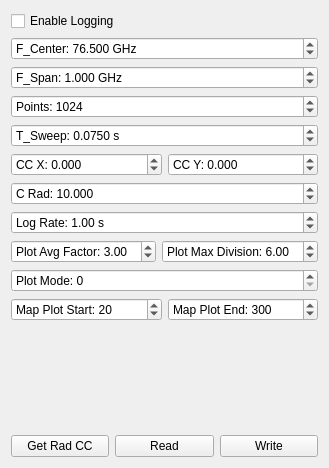
       <widget class="QWidget" name="tab_11">
        <attribute name="icon">
         <iconset resource="resources.qrc">
          <normaloff>:/models/Icons/Radar-96.png</normaloff>:/models/Icons/Radar-96.png</iconset>
        </attribute>
        <attribute name="title">
         <string/>
        </attribute>
        <attribute name="toolTip">
         <string>Radar</string>
        </attribute>
        <layout class="QVBoxLayout" name="verticalLayout_10">
         <item>
          <widget class="QCheckBox" name="radarLogEnBox">
           <property name="text">
            <string>Enable Logging</string>
           </property>
          </widget>
         </item>
         <item>
          <widget class="QDoubleSpinBox" name="radarFCenterBox">
           <property name="prefix">
            <string>F_Center: </string>
           </property>
           <property name="suffix">
            <string> GHz</string>
           </property>
           <property name="decimals">
            <number>3</number>
           </property>
           <property name="singleStep">
            <double>0.010000000000000</double>
           </property>
           <property name="value">
            <double>76.500000000000000</double>
           </property>
          </widget>
         </item>
         <item>
          <widget class="QDoubleSpinBox" name="radarFSpanBox">
           <property name="prefix">
            <string>F_Span: </string>
           </property>
           <property name="suffix">
            <string> GHz</string>
           </property>
           <property name="decimals">
            <number>3</number>
           </property>
           <property name="singleStep">
            <double>0.010000000000000</double>
           </property>
           <property name="value">
            <double>1.000000000000000</double>
           </property>
          </widget>
         </item>
         <item>
          <widget class="QSpinBox" name="radarPointsBox">
           <property name="prefix">
            <string>Points: </string>
           </property>
           <property name="maximum">
            <number>1536</number>
           </property>
           <property name="value">
            <number>1024</number>
           </property>
          </widget>
         </item>
         <item>
          <widget class="QDoubleSpinBox" name="radarTSweepBox">
           <property name="prefix">
            <string>T_Sweep: </string>
           </property>
           <property name="suffix">
            <string> s</string>
           </property>
           <property name="decimals">
            <number>4</number>
           </property>
           <property name="singleStep">
            <double>0.001000000000000</double>
           </property>
           <property name="value">
            <double>0.075000000000000</double>
           </property>
          </widget>
         </item>
         <item>
          <layout class="QHBoxLayout" name="horizontalLayout_3">
           <item>
            <widget class="QDoubleSpinBox" name="radarCcXBox">
             <property name="prefix">
              <string>CC X: </string>
             </property>
             <property name="decimals">
              <number>3</number>
             </property>
             <property name="minimum">
              <double>-999.000000000000000</double>
             </property>
             <property name="maximum">
              <double>999.000000000000000</double>
             </property>
            </widget>
           </item>
           <item>
            <widget class="QDoubleSpinBox" name="radarCcYBox">
             <property name="prefix">
              <string>CC Y: </string>
             </property>
             <property name="decimals">
              <number>3</number>
             </property>
             <property name="minimum">
              <double>-999.000000000000000</double>
             </property>
             <property name="maximum">
              <double>999.000000000000000</double>
             </property>
            </widget>
           </item>
          </layout>
         </item>
         <item>
          <widget class="QDoubleSpinBox" name="radarCRadBox">
           <property name="prefix">
            <string>C Rad: </string>
           </property>
           <property name="decimals">
            <number>3</number>
           </property>
           <property name="minimum">
            <double>-999.000000000000000</double>
           </property>
           <property name="maximum">
            <double>999.000000000000000</double>
           </property>
           <property name="value">
            <double>10.000000000000000</double>
           </property>
          </widget>
         </item>
         <item>
          <widget class="QDoubleSpinBox" name="radarLogRateBox">
           <property name="prefix">
            <string>Log Rate: </string>
           </property>
           <property name="suffix">
            <string> s</string>
           </property>
           <property name="singleStep">
            <double>0.100000000000000</double>
           </property>
           <property name="value">
            <double>1.000000000000000</double>
           </property>
          </widget>
         </item>
         <item>
          <layout class="QHBoxLayout" name="horizontalLayout_4">
           <item>
            <widget class="QDoubleSpinBox" name="radarMapPlotAvgFactorBox">
             <property name="prefix">
              <string>Plot Avg Factor: </string>
             </property>
             <property name="value">
              <double>3.000000000000000</double>
             </property>
            </widget>
           </item>
           <item>
            <widget class="QDoubleSpinBox" name="radarMapPlotMaxDivBox">
             <property name="prefix">
              <string>Plot Max Division: </string>
             </property>
             <property name="value">
              <double>6.000000000000000</double>
             </property>
            </widget>
           </item>
          </layout>
         </item>
         <item>
          <widget class="QSpinBox" name="radarPlotModeBox">
           <property name="prefix">
            <string>Plot Mode: </string>
           </property>
          </widget>
         </item>
         <item>
          <layout class="QHBoxLayout" name="horizontalLayout_6">
           <item>
            <widget class="QSpinBox" name="radarMapPlotStartBox">
             <property name="prefix">
              <string>Map Plot Start: </string>
             </property>
             <property name="maximum">
              <number>512</number>
             </property>
             <property name="value">
              <number>20</number>
             </property>
            </widget>
           </item>
           <item>
            <widget class="QSpinBox" name="radarMapPlotEndBox">
             <property name="prefix">
              <string>Map Plot End: </string>
             </property>
             <property name="maximum">
              <number>512</number>
             </property>
             <property name="value">
              <number>300</number>
             </property>
            </widget>
           </item>
          </layout>
         </item>
         <item>
          <spacer name="verticalSpacer_7">
           <property name="orientation">
            <enum>Qt::Vertical</enum>
           </property>
           <property name="sizeHint" stdset="0">
            <size>
             <width>20</width>
             <height>108</height>
            </size>
           </property>
          </spacer>
         </item>
         <item>
          <layout class="QHBoxLayout" name="horizontalLayout_13">
           <item>
            <widget class="QPushButton" name="radarGetRadCCButton">
             <property name="toolTip">
              <string>Get car center and circle rad from map</string>
             </property>
             <property name="text">
              <string>Get Rad CC</string>
             </property>
             <property name="icon">
              <iconset resource="resources.qrc">
               <normaloff>:/models/Icons/Waypoint Map-96.png</normaloff>:/models/Icons/Waypoint Map-96.png</iconset>
             </property>
            </widget>
           </item>
           <item>
            <widget class="QPushButton" name="radarReadButton">
             <property name="text">
              <string>Read</string>
             </property>
             <property name="icon">
              <iconset resource="resources.qrc">
               <normaloff>:/models/Icons/Upload-96.png</normaloff>:/models/Icons/Upload-96.png</iconset>
             </property>
            </widget>
           </item>
           <item>
            <widget class="QPushButton" name="radarWriteButton">
             <property name="text">
              <string>Write</string>
             </property>
             <property name="icon">
              <iconset resource="resources.qrc">
               <normaloff>:/models/Icons/Download-96.png</normaloff>:/models/Icons/Download-96.png</iconset>
             </property>
            </widget>
           </item>
          </layout>
         </item>
        </layout>
       </widget>
